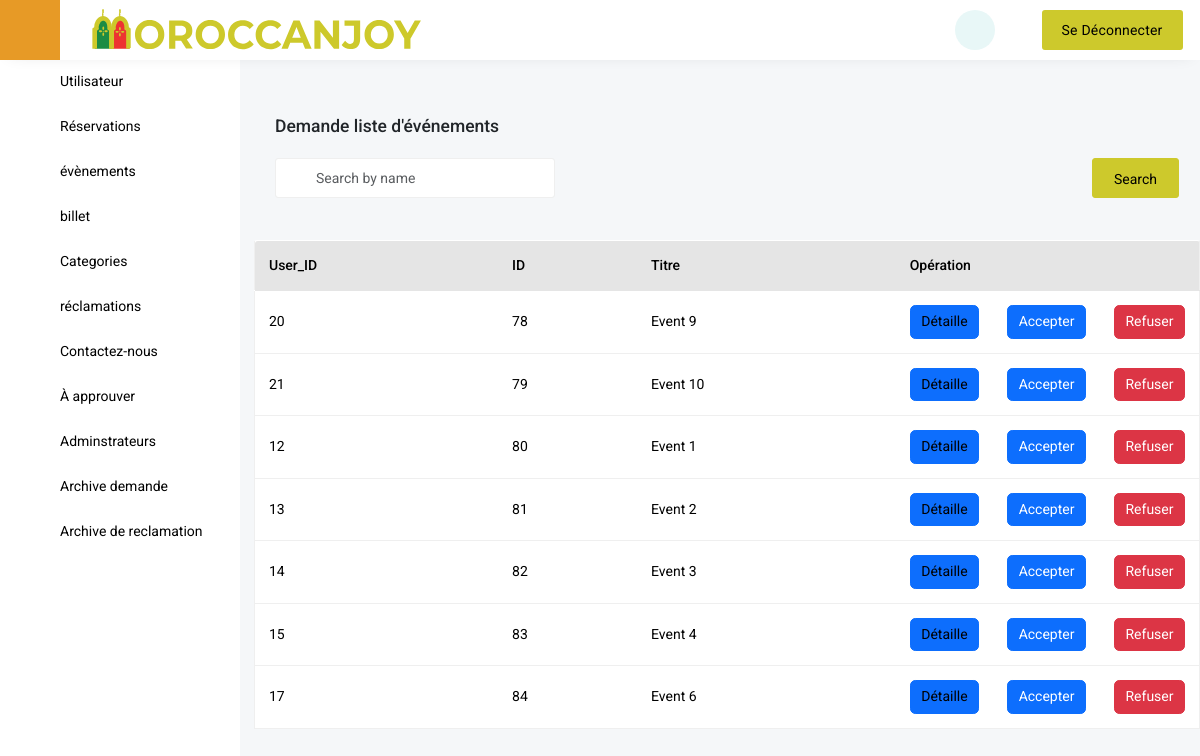
/Demande.php (signed in), run on an earlier commit of the app's database.
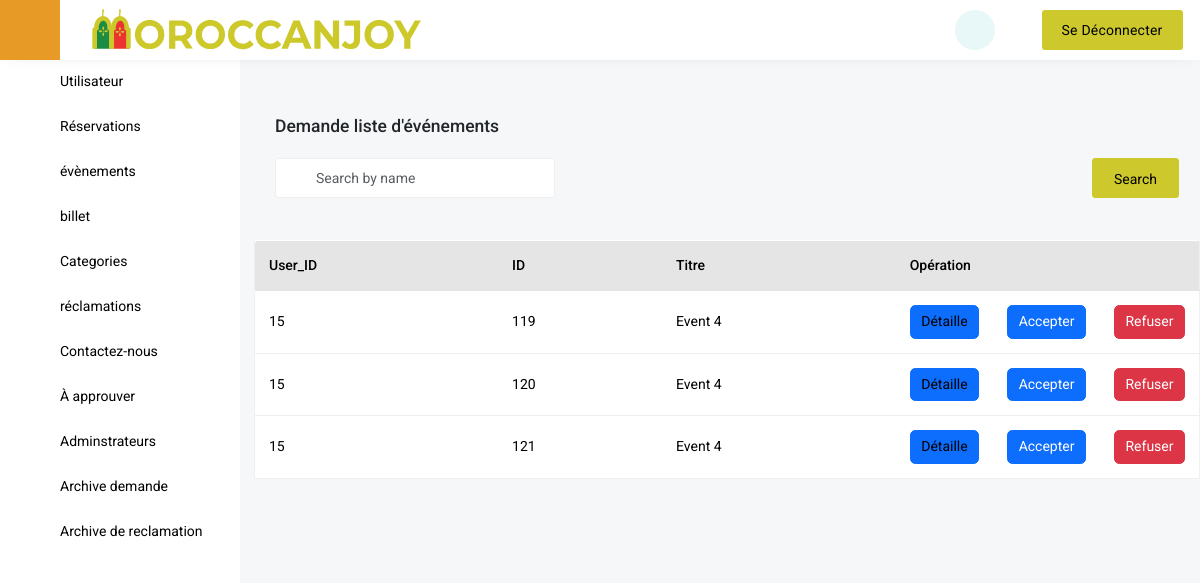
And on a later commit of the database.
### tables this page shows
CREATE TABLE `demande` (
  `event_id` int(11) NOT NULL,
  `n_event` varchar(50) NOT NULL,
  `event_date` varchar(200) NOT NULL,
  `event_time` varchar(50) NOT NULL,
  `event_duration` varchar(50) NOT NULL,
  `adress1` varchar(100) NOT NULL,
  `adress2` varchar(100) NOT NULL,
  `country` varchar(50) NOT NULL,
  `state` varchar(50) NOT NULL,
  `city` varchar(50) NOT NULL,
  `zip` varchar(80) NOT NULL,
  `description` varchar(300) NOT NULL,
  `image` varchar(250) NOT NULL,
  `gategorie` int(11) DEFAULT NULL,
  `P_tickts` int(11) NOT NULL,
  `N_tickts` int(11) NOT NULL,
  `User_id` int(11) NOT NULL
);

### Demande.php (the view, shortened to what the changed rows need)
<!DOCTYPE html>
<html lang="en" class="h-100">
	<head>
		<link href='vendor/unicons-2.0.1/css/unicons.css' rel='stylesheet'>
		<link href="css/style.css" rel="stylesheet">
		<link href="css/vertical-responsive-menu.min.css" rel="stylesheet">
		<link href="css/datepicker.min.css" rel="stylesheet">
		<link href="css/responsive.css" rel="stylesheet">
		<link href="css/night-mode.css" rel="stylesheet">
		<link href="vendor/fontawesome-free/css/all.min.css" rel="stylesheet">
		<link href="vendor/OwlCarousel/assets/owl.carousel.css" rel="stylesheet">
		<link href="vendor/OwlCarousel/assets/owl.theme.default.min.css" rel="stylesheet">
		<link href="vendor/bootstrap/css/bootstrap.min.css" rel="stylesheet">
		<link href="vendor/bootstrap-select/dist/css/bootstrap-select.min.css" rel="stylesheet">
	</head>
    <body class="d-flex flex-column h-100">
<div class="wrapper wrapper-body">
	<div class="tab-content">
		<div class="tab-pane fade active show" id="overview-tab" role="tabpanel">
			<div class="table-card mt-4">
				<div class="main-table">
					<div class="table-responsive">
						<table class="table">
							<thead class="thead-dark">
								<tr>
                                    <th scope="col">User_ID</th>
									<th scope="col">ID</th>
									<th scope="col" >Titre</th>
									<th scope="col" colspan="3" class="w-25">Opération</th>
								</tr>
							</thead>
							<tbody>
							<?php
							if(isset($_POST['sear'])){
								require_once "connect/DataBase.php";
								$sr = $_POST['crs'];
								$demandes= $connection->query("SELECT * FROM demande WHERE event_id like '%$sr%' or n_event like '%$sr%' or P_tickts like '%$sr%' or zip like '%$sr%' or city like '%$sr%' or country like '%$sr%' or `description` like '%$sr%' or adress2 like '%$sr%' or event_duration like '%$sr%'  or event_date like '%$sr%' or event_time like '%$sr%' or adress1 like '%$sr%'")->fetchAll(PDO::FETCH_ASSOC);
								foreach($demandes as $demande){
							?>
<tr>
								<td><?php echo $demande['User_id']?></td>
									<td><?php echo $demande['event_id']?></td>
									<td><?php echo $demande['n_event']?></td>
									<td><span class="action-btn btn btn-primary"><a href="demande_detaille.php?id=<?php echo $demande['event_id']?>" >Détaille</a></span></td>
                                    <td><span class="action-btn"><a  href="accepter_demande.php?id=<?php echo $demande['event_id']?>" ><button class="btn btn-primary">Accepter</button></a><td><span class="action-btn"><a href="refuser.php?id=<?php echo $demande['event_id']?>" onclick= "return confirm( 'Voulez vous vraiment Refuser le event <?php echo $demande['n_event']?>' );"><button class="btn btn-danger">Refuser</button></a></span></td></td>
								</tr>
								<?php
																		}
																	?>
							<?php
							}else{
							?>
							<?php
								require_once "connect/DataBase.php";
						$demandes= $connection->query('SELECT * FROM `demande`')->fetchAll(PDO::FETCH_ASSOC);
						foreach($demandes as $demande){
																	?>
								<tr>
								<td><?php echo $demande['User_id']?></td>
									<td><?php echo $demande['event_id']?></td>
									<td><?php echo $demande['n_event']?></td>
									<td><span class="action-btn btn btn-primary"><a href="demande_detaille.php?id=<?php echo $demande['event_id']?>" >Détaille</a></span></td>
                                    <td><span class="action-btn"><a  href="accepter_demande.php?id=<?php echo $demande['event_id']?>" ><button class="btn btn-primary">Accepter</button></a>
									<td><span class="action-btn"><a href="refuser.php?id=<?php echo $demande['event_id']?>" onclick= "return confirm( 'Voulez vous vraiment Refuser le event <?php echo $demande['n_event']?>' );"><button class="btn btn-danger">Refuser</button></a></span></td></td>
								</tr>
								<?php
																		}
																	?>
								<?php
																		}
																	?>
							</tbody>
						</table>
					</div>
				</div>
			</div>
		</div>
    </div>
</div>
</body>
</html>

What changed in the data, as far as the page shows it:
removed demande: User "20", event_id "78", n_event "Event 9"
removed demande: User "21", event_id "79", n_event "Event 10"
removed demande: User "12", event_id "80", n_event "Event 1"
removed demande: User "13", event_id "81", n_event "Event 2"
removed demande: User "14", event_id "82", n_event "Event 3"
removed demande: User "15", event_id "83", n_event "Event 4"
removed demande: User "17", event_id "84", n_event "Event 6"
added demande: User "15", event_id "119", n_event "Event 4"
added demande: User "15", event_id "120", n_event "Event 4"
added demande: User "15", event_id "121", n_event "Event 4"
